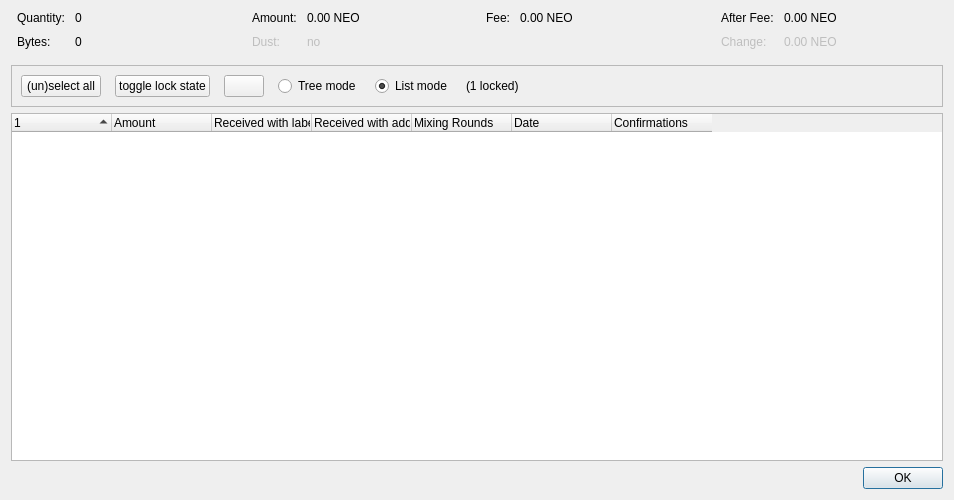
<?xml version="1.0" encoding="UTF-8"?>
<ui version="4.0">
 <class>CoinControlDialog</class>
 <widget class="QDialog" name="CoinControlDialog">
  <property name="geometry">
   <rect>
    <x>0</x>
    <y>0</y>
    <width>954</width>
    <height>500</height>
   </rect>
  </property>
  <property name="windowTitle">
   <string>Coin Selection</string>
  </property>
  <layout class="QVBoxLayout" name="verticalLayout">
   <item>
    <layout class="QHBoxLayout" name="horizontalLayoutTop" stretch="0,0,0,0">
     <property name="topMargin">
      <number>0</number>
     </property>
     <property name="bottomMargin">
      <number>10</number>
     </property>
     <item>
      <layout class="QFormLayout" name="formLayoutCoinControl1">
       <property name="horizontalSpacing">
        <number>10</number>
       </property>
       <property name="verticalSpacing">
        <number>10</number>
       </property>
       <property name="leftMargin">
        <number>6</number>
       </property>
       <property name="rightMargin">
        <number>6</number>
       </property>
       <item row="0" column="0">
        <widget class="QLabel" name="labelCoinControlQuantityText">
         <property name="text">
          <string>Quantity:</string>
         </property>
        </widget>
       </item>
       <item row="0" column="1">
        <widget class="QLabel" name="labelCoinControlQuantity">
         <property name="cursor">
          <cursorShape>IBeamCursor</cursorShape>
         </property>
         <property name="contextMenuPolicy">
          <enum>Qt::ActionsContextMenu</enum>
         </property>
         <property name="text">
          <string notr="true">0</string>
         </property>
         <property name="textInteractionFlags">
          <set>Qt::LinksAccessibleByMouse|Qt::TextSelectableByKeyboard|Qt::TextSelectableByMouse</set>
         </property>
        </widget>
       </item>
       <item row="1" column="0">
        <widget class="QLabel" name="labelCoinControlBytesText">
         <property name="text">
          <string>Bytes:</string>
         </property>
        </widget>
       </item>
       <item row="1" column="1">
        <widget class="QLabel" name="labelCoinControlBytes">
         <property name="cursor">
          <cursorShape>IBeamCursor</cursorShape>
         </property>
         <property name="contextMenuPolicy">
          <enum>Qt::ActionsContextMenu</enum>
         </property>
         <property name="text">
          <string notr="true">0</string>
         </property>
         <property name="textInteractionFlags">
          <set>Qt::LinksAccessibleByMouse|Qt::TextSelectableByKeyboard|Qt::TextSelectableByMouse</set>
         </property>
        </widget>
       </item>
      </layout>
     </item>
     <item>
      <layout class="QFormLayout" name="formLayoutCoinControl2">
       <property name="horizontalSpacing">
        <number>10</number>
       </property>
       <property name="verticalSpacing">
        <number>10</number>
       </property>
       <property name="leftMargin">
        <number>6</number>
       </property>
       <property name="rightMargin">
        <number>6</number>
       </property>
       <item row="0" column="0">
        <widget class="QLabel" name="labelCoinControlAmountText">
         <property name="text">
          <string>Amount:</string>
         </property>
        </widget>
       </item>
       <item row="0" column="1">
        <widget class="QLabel" name="labelCoinControlAmount">
         <property name="cursor">
          <cursorShape>IBeamCursor</cursorShape>
         </property>
         <property name="contextMenuPolicy">
          <enum>Qt::ActionsContextMenu</enum>
         </property>
         <property name="text">
          <string notr="true">0.00 NEO</string>
         </property>
         <property name="textInteractionFlags">
          <set>Qt::LinksAccessibleByMouse|Qt::TextSelectableByKeyboard|Qt::TextSelectableByMouse</set>
         </property>
        </widget>
       </item>
       <item row="1" column="0">
        <widget class="QLabel" name="labelCoinControlLowOutputText">
         <property name="enabled">
          <bool>false</bool>
         </property>
         <property name="text">
          <string>Dust:</string>
         </property>
        </widget>
       </item>
       <item row="1" column="1">
        <widget class="QLabel" name="labelCoinControlLowOutput">
         <property name="enabled">
          <bool>false</bool>
         </property>
         <property name="cursor">
          <cursorShape>IBeamCursor</cursorShape>
         </property>
         <property name="contextMenuPolicy">
          <enum>Qt::ActionsContextMenu</enum>
         </property>
         <property name="text">
          <string notr="true">no</string>
         </property>
         <property name="textInteractionFlags">
          <set>Qt::LinksAccessibleByMouse|Qt::TextSelectableByKeyboard|Qt::TextSelectableByMouse</set>
         </property>
        </widget>
       </item>
      </layout>
     </item>
     <item>
      <layout class="QFormLayout" name="formLayoutCoinControl3">
       <property name="horizontalSpacing">
        <number>10</number>
       </property>
       <property name="verticalSpacing">
        <number>10</number>
       </property>
       <property name="leftMargin">
        <number>6</number>
       </property>
       <property name="rightMargin">
        <number>6</number>
       </property>
       <item row="0" column="0">
        <widget class="QLabel" name="labelCoinControlFeeText">
         <property name="text">
          <string>Fee:</string>
         </property>
        </widget>
       </item>
       <item row="0" column="1">
        <widget class="QLabel" name="labelCoinControlFee">
         <property name="cursor">
          <cursorShape>IBeamCursor</cursorShape>
         </property>
         <property name="contextMenuPolicy">
          <enum>Qt::ActionsContextMenu</enum>
         </property>
         <property name="text">
          <string notr="true">0.00 NEO</string>
         </property>
         <property name="textInteractionFlags">
          <set>Qt::LinksAccessibleByMouse|Qt::TextSelectableByKeyboard|Qt::TextSelectableByMouse</set>
         </property>
        </widget>
       </item>
      </layout>
     </item>
     <item>
      <layout class="QFormLayout" name="formLayoutCoinControl4">
       <property name="horizontalSpacing">
        <number>10</number>
       </property>
       <property name="verticalSpacing">
        <number>10</number>
       </property>
       <property name="leftMargin">
        <number>6</number>
       </property>
       <property name="rightMargin">
        <number>6</number>
       </property>
       <item row="0" column="0">
        <widget class="QLabel" name="labelCoinControlAfterFeeText">
         <property name="text">
          <string>After Fee:</string>
         </property>
        </widget>
       </item>
       <item row="0" column="1">
        <widget class="QLabel" name="labelCoinControlAfterFee">
         <property name="cursor">
          <cursorShape>IBeamCursor</cursorShape>
         </property>
         <property name="contextMenuPolicy">
          <enum>Qt::ActionsContextMenu</enum>
         </property>
         <property name="text">
          <string notr="true">0.00 NEO</string>
         </property>
         <property name="textInteractionFlags">
          <set>Qt::LinksAccessibleByMouse|Qt::TextSelectableByKeyboard|Qt::TextSelectableByMouse</set>
         </property>
        </widget>
       </item>
       <item row="1" column="0">
        <widget class="QLabel" name="labelCoinControlChangeText">
         <property name="enabled">
          <bool>false</bool>
         </property>
         <property name="text">
          <string>Change:</string>
         </property>
        </widget>
       </item>
       <item row="1" column="1">
        <widget class="QLabel" name="labelCoinControlChange">
         <property name="enabled">
          <bool>false</bool>
         </property>
         <property name="cursor">
          <cursorShape>IBeamCursor</cursorShape>
         </property>
         <property name="contextMenuPolicy">
          <enum>Qt::ActionsContextMenu</enum>
         </property>
         <property name="text">
          <string notr="true">0.00 NEO</string>
         </property>
         <property name="textInteractionFlags">
          <set>Qt::LinksAccessibleByMouse|Qt::TextSelectableByKeyboard|Qt::TextSelectableByMouse</set>
         </property>
        </widget>
       </item>
      </layout>
     </item>
    </layout>
   </item>
   <item>
    <widget class="QFrame" name="frame">
     <property name="minimumSize">
      <size>
       <width>0</width>
       <height>40</height>
      </size>
     </property>
     <property name="frameShape">
      <enum>QFrame::StyledPanel</enum>
     </property>
     <property name="frameShadow">
      <enum>QFrame::Sunken</enum>
     </property>
     <layout class="QHBoxLayout" name="horizontalLayout">
      <item>
       <layout class="QHBoxLayout" name="horizontalLayoutPanel" stretch="0,0,0,0,0,0,0">
        <property name="spacing">
         <number>14</number>
        </property>
        <item>
         <widget class="QPushButton" name="pushButtonSelectAll">
          <property name="sizePolicy">
           <sizepolicy hsizetype="Maximum" vsizetype="Fixed">
            <horstretch>0</horstretch>
            <verstretch>0</verstretch>
           </sizepolicy>
          </property>
          <property name="text">
           <string>(un)select all</string>
          </property>
          <property name="autoDefault">
           <bool>false</bool>
          </property>
         </widget>
        </item>
        <item>
         <widget class="QPushButton" name="pushButtonToggleLock">
          <property name="sizePolicy">
           <sizepolicy hsizetype="Maximum" vsizetype="Fixed">
            <horstretch>0</horstretch>
            <verstretch>0</verstretch>
           </sizepolicy>
          </property>
          <property name="text">
           <string>toggle lock state</string>
          </property>
          <property name="autoDefault">
           <bool>false</bool>
          </property>
         </widget>
        </item>
        <item>
         <widget class="QPushButton" name="hideButton">
          <property name="sizePolicy">
           <sizepolicy hsizetype="Maximum" vsizetype="Fixed">
            <horstretch>0</horstretch>
            <verstretch>0</verstretch>
           </sizepolicy>
          </property>
          <property name="text">
           <string/>
          </property>
          <property name="autoDefault">
           <bool>false</bool>
          </property>
         </widget>
        </item>
        <item>
         <widget class="QRadioButton" name="radioTreeMode">
          <property name="sizePolicy">
           <sizepolicy hsizetype="Maximum" vsizetype="Fixed">
            <horstretch>0</horstretch>
            <verstretch>0</verstretch>
           </sizepolicy>
          </property>
          <property name="text">
           <string>Tree mode</string>
          </property>
         </widget>
        </item>
        <item>
         <widget class="QRadioButton" name="radioListMode">
          <property name="sizePolicy">
           <sizepolicy hsizetype="Maximum" vsizetype="Fixed">
            <horstretch>0</horstretch>
            <verstretch>0</verstretch>
           </sizepolicy>
          </property>
          <property name="text">
           <string>List mode</string>
          </property>
          <property name="checked">
           <bool>true</bool>
          </property>
         </widget>
        </item>
        <item>
         <widget class="QLabel" name="labelLocked">
          <property name="text">
           <string>(1 locked)</string>
          </property>
         </widget>
        </item>
        <item>
         <spacer name="horizontalSpacer">
          <property name="orientation">
           <enum>Qt::Horizontal</enum>
          </property>
          <property name="sizeHint" stdset="0">
           <size>
            <width>40</width>
            <height>20</height>
           </size>
          </property>
         </spacer>
        </item>
       </layout>
      </item>
     </layout>
    </widget>
   </item>
   <item>
    <widget class="CoinControlTreeWidget" name="treeWidget">
     <property name="contextMenuPolicy">
      <enum>Qt::CustomContextMenu</enum>
     </property>
     <property name="sortingEnabled">
      <bool>false</bool>
     </property>
     <property name="columnCount">
      <number>7</number>
     </property>
     <attribute name="headerShowSortIndicator" stdset="0">
      <bool>true</bool>
     </attribute>
     <attribute name="headerStretchLastSection">
      <bool>false</bool>
     </attribute>
     <column>
      <property name="text">
       <string/>
      </property>
     </column>
     <column>
      <property name="text">
       <string>Amount</string>
      </property>
     </column>
     <column>
      <property name="text">
       <string>Received with label</string>
      </property>
     </column>
     <column>
      <property name="text">
       <string>Received with address</string>
      </property>
     </column>
     <column>
      <property name="text">
       <string>Mixing Rounds</string>
      </property>
     </column>
     <column>
      <property name="text">
       <string>Date</string>
      </property>
     </column>
     <column>
      <property name="text">
       <string>Confirmations</string>
      </property>
      <property name="toolTip">
       <string>Confirmed</string>
      </property>
     </column>
    </widget>
   </item>
   <item>
    <widget class="QDialogButtonBox" name="buttonBox">
     <property name="orientation">
      <enum>Qt::Horizontal</enum>
     </property>
     <property name="standardButtons">
      <set>QDialogButtonBox::Ok</set>
     </property>
    </widget>
   </item>
  </layout>
 </widget>
 <customwidgets>
  <customwidget>
   <class>CoinControlTreeWidget</class>
   <extends>QTreeWidget</extends>
   <header>qt/coincontroltreewidget.h</header>
  </customwidget>
 </customwidgets>
 <resources/>
 <connections/>
</ui>
